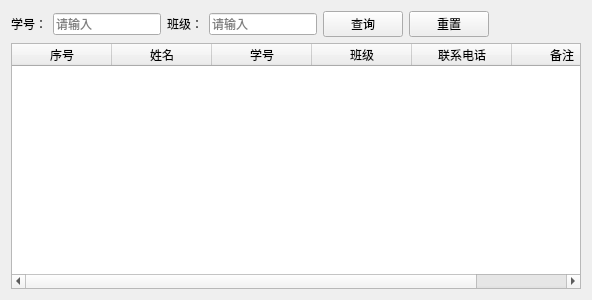
<?xml version="1.0" encoding="UTF-8"?>
<ui version="4.0">
 <class>UserManageWidget</class>
 <widget class="QWidget" name="UserManageWidget">
  <property name="geometry">
   <rect>
    <x>0</x>
    <y>0</y>
    <width>592</width>
    <height>300</height>
   </rect>
  </property>
  <property name="windowTitle">
   <string>UserManageWidget</string>
  </property>
  <layout class="QVBoxLayout" name="verticalLayout">
   <item>
    <layout class="QHBoxLayout" name="horizontalLayout">
     <item>
      <widget class="QLabel" name="label">
       <property name="text">
        <string>学号：</string>
       </property>
      </widget>
     </item>
     <item>
      <widget class="QLineEdit" name="lineEdit">
       <property name="placeholderText">
        <string>请输入</string>
       </property>
      </widget>
     </item>
     <item>
      <widget class="QLabel" name="label_2">
       <property name="text">
        <string>班级：</string>
       </property>
      </widget>
     </item>
     <item>
      <widget class="QLineEdit" name="lineEdit_2">
       <property name="placeholderText">
        <string>请输入</string>
       </property>
      </widget>
     </item>
     <item>
      <widget class="QPushButton" name="query">
       <property name="text">
        <string>查询</string>
       </property>
      </widget>
     </item>
     <item>
      <widget class="QPushButton" name="reset">
       <property name="text">
        <string>重置</string>
       </property>
      </widget>
     </item>
     <item>
      <spacer name="horizontalSpacer">
       <property name="orientation">
        <enum>Qt::Horizontal</enum>
       </property>
       <property name="sizeHint" stdset="0">
        <size>
         <width>40</width>
         <height>20</height>
        </size>
       </property>
      </spacer>
     </item>
    </layout>
   </item>
   <item>
    <widget class="QTableWidget" name="tableWidget">
     <column>
      <property name="text">
       <string>序号</string>
      </property>
     </column>
     <column>
      <property name="text">
       <string>姓名</string>
      </property>
     </column>
     <column>
      <property name="text">
       <string>学号</string>
      </property>
     </column>
     <column>
      <property name="text">
       <string>班级</string>
      </property>
     </column>
     <column>
      <property name="text">
       <string>联系电话</string>
      </property>
     </column>
     <column>
      <property name="text">
       <string>备注</string>
      </property>
     </column>
    </widget>
   </item>
  </layout>
 </widget>
 <layoutdefault spacing="6" margin="11"/>
 <resources/>
 <connections/>
</ui>
